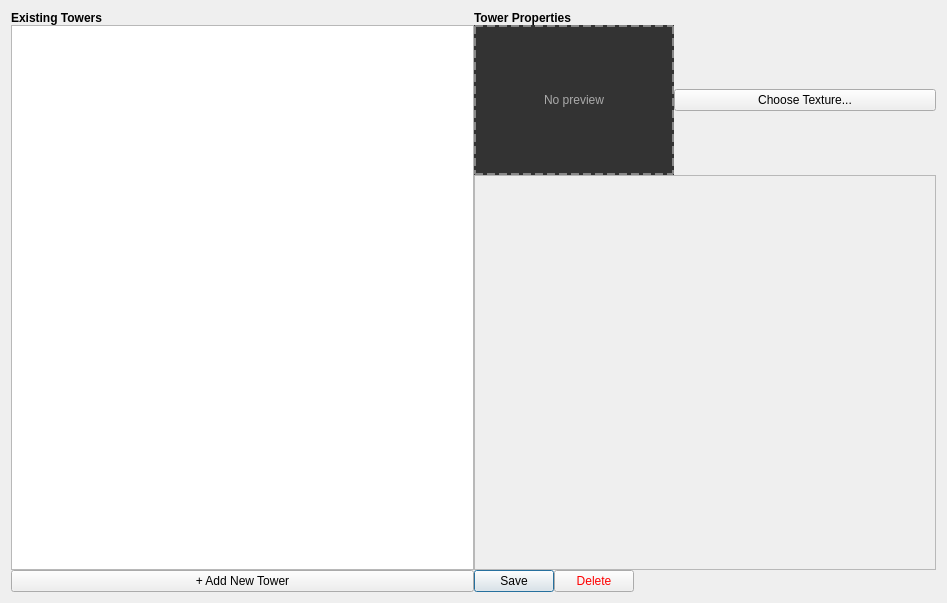
<?xml version="1.0" encoding="UTF-8"?>
<ui version="4.0">
 <class>TowerEditor</class>
 <widget class="QWidget" name="TowerEditor">
  <property name="geometry">
   <rect>
    <x>0</x>
    <y>0</y>
    <width>947</width>
    <height>603</height>
   </rect>
  </property>
  <property name="windowTitle">
   <string>Tower Editor</string>
  </property>
  <layout class="QHBoxLayout" name="horizontalLayout">
   <property name="spacing">
    <number>0</number>
   </property>
   <item>
    <layout class="QVBoxLayout" name="leftLayout">
     <property name="spacing">
      <number>0</number>
     </property>
     <item>
      <widget class="QLabel" name="label">
       <property name="font">
        <font>
         <bold>true</bold>
        </font>
       </property>
       <property name="text">
        <string>Existing Towers</string>
       </property>
      </widget>
     </item>
     <item>
      <widget class="QListWidget" name="towerList">
       <property name="sizePolicy">
        <sizepolicy hsizetype="Expanding" vsizetype="Expanding">
         <horstretch>0</horstretch>
         <verstretch>0</verstretch>
        </sizepolicy>
       </property>
      </widget>
     </item>
     <item>
      <widget class="QPushButton" name="addTowerButton">
       <property name="text">
        <string>+ Add New Tower</string>
       </property>
       <property name="icon">
        <iconset>
         <normaloff>:/icons/add.png</normaloff>:/icons/add.png</iconset>
       </property>
      </widget>
     </item>
    </layout>
   </item>
   <item>
    <layout class="QVBoxLayout" name="rightLayout">
     <property name="spacing">
      <number>0</number>
     </property>
     <item>
      <widget class="QLabel" name="editorTitle">
       <property name="font">
        <font>
         <bold>true</bold>
        </font>
       </property>
       <property name="text">
        <string>Tower Properties</string>
       </property>
      </widget>
     </item>
     <item>
      <layout class="QHBoxLayout" name="horizontalLayout_2">
       <item>
        <widget class="QLabel" name="towerPreview">
         <property name="minimumSize">
          <size>
           <width>150</width>
           <height>150</height>
          </size>
         </property>
         <property name="maximumSize">
          <size>
           <width>200</width>
           <height>200</height>
          </size>
         </property>
         <property name="styleSheet">
          <string>border: 2px dashed #888; background: #333; color: #aaa;</string>
         </property>
         <property name="text">
          <string>No preview</string>
         </property>
         <property name="scaledContents">
          <bool>true</bool>
         </property>
         <property name="alignment">
          <set>Qt::AlignmentFlag::AlignCenter</set>
         </property>
        </widget>
       </item>
       <item>
        <widget class="QPushButton" name="chooseTextureButton">
         <property name="text">
          <string>Choose Texture...</string>
         </property>
        </widget>
       </item>
      </layout>
     </item>
     <item>
      <widget class="QScrollArea" name="scrollArea">
       <property name="widgetResizable">
        <bool>true</bool>
       </property>
       <widget class="QWidget" name="scrollWidget">
        <property name="geometry">
         <rect>
          <x>0</x>
          <y>0</y>
          <width>465</width>
          <height>383</height>
         </rect>
        </property>
        <layout class="QVBoxLayout" name="editorLayout">
         <property name="spacing">
          <number>0</number>
         </property>
         <item>
          <layout class="QFormLayout" name="propertiesForm">
           <property name="labelAlignment">
            <set>Qt::AlignmentFlag::AlignRight</set>
           </property>
           <property name="formAlignment">
            <set>Qt::AlignmentFlag::AlignLeading|Qt::AlignmentFlag::AlignLeft|Qt::AlignmentFlag::AlignTop</set>
           </property>
          </layout>
         </item>
        </layout>
       </widget>
      </widget>
     </item>
     <item>
      <layout class="QHBoxLayout" name="buttonLayout">
       <item>
        <widget class="QPushButton" name="saveButton">
         <property name="text">
          <string>Save</string>
         </property>
         <property name="default">
          <bool>true</bool>
         </property>
        </widget>
       </item>
       <item>
        <widget class="QPushButton" name="deleteButton">
         <property name="styleSheet">
          <string>color: red;</string>
         </property>
         <property name="text">
          <string>Delete</string>
         </property>
        </widget>
       </item>
       <item>
        <spacer name="horizontalSpacer">
         <property name="orientation">
          <enum>Qt::Orientation::Horizontal</enum>
         </property>
         <property name="sizeHint" stdset="0">
          <size>
           <width>40</width>
           <height>20</height>
          </size>
         </property>
        </spacer>
       </item>
      </layout>
     </item>
    </layout>
   </item>
  </layout>
 </widget>
 <resources/>
 <connections/>
</ui>
